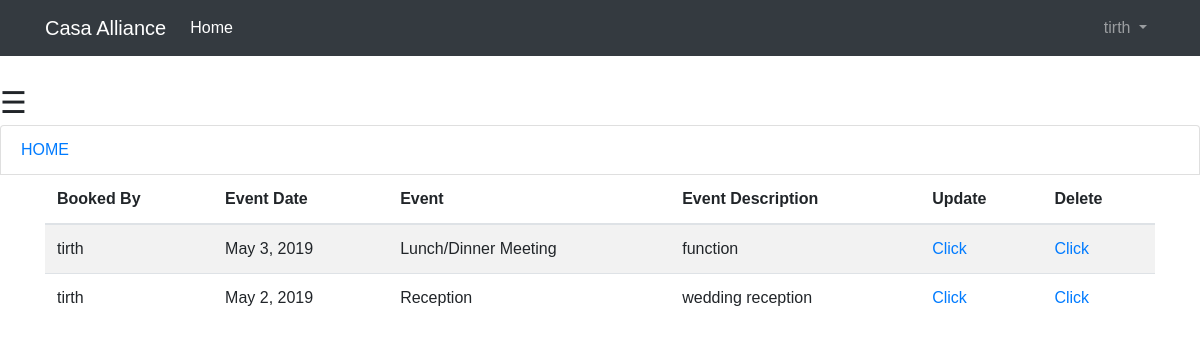
The app's page /basic_app/hall_manage/ (signed in) with its own data.
### basic_app/models.py (models this page shows, shortened)
class Hall(models.Model):
    booked_by = models.CharField(max_length=64)
    date = models.DateField(default='yyyy-mm-dd')
    event_type = models.CharField(choices=hall_event, max_length=20)
    event_description = models.TextField(max_length=100)
    registration_date = models.DateField(default=timezone.now())

### basic_app/views.py (the view)
# urls.py: url(r'^hall_manage/hall_booking_update/(?P<pk>\d+)/$', views.HallUpdateView.as_view(),
@login_required
def hall_manage(request):
    obj = models.Hall.objects.filter(Q(booked_by__exact=request.user.username))
    if obj:
        return render(request, 'basic_app/hall_booking_list.html', {'list': obj})
    else:
        return HttpResponse('No result found')

### templates/basic_app/hall_booking_list.html
{% extends 'basic_app/base.html' %}
{% block body_block %}
<li class="list-group-item"><a href="{% url 'basic_app:hall' %}">HOME</a></li>
<div class = "container">
    <table class="table table-striped">
        <thead>
            <tr>
              <th>Booked By</th>
              <th>Event Date</th>
              <th>Event</th>
              <th>Event Description</th>
                <th>Update</th>
                <th>Delete</th>
            </tr>
        </thead>
        <tbody>
            {% if list %}
            {% for k in list %}
              <tr>
                <td>{{ k.booked_by }}</td>
                <td>{{ k.date }}</td>
                <td>{{ k.event_type }}</td>
              <td>{{ k.event_description }}</td>
               <td><a href="{% url 'basic_app:hall_booking_update' pk=k.pk %}">Click</a></td>
                <td><a href="{% url 'basic_app:hall_booking_delete' pk=k.pk %}">Click</a></td>
              </tr>
            {% endfor %}
            {% endif %}
        </tbody>
    </table>
</div>
{% endblock %}

### templates/basic_app/base.html (shortened to what this page needs)
<!DOCTYPE html>
<html lang="en">
<head>
    <link rel="stylesheet" href="https://maxcdn.bootstrapcdn.com/bootstrap/4.0.0/css/bootstrap.min.css">
</head>
<body>
  <nav class="navbar navbar-expand-lg navbar-dark bg-dark mb-4">
    <div class="container">
      <a class="navbar-brand" href="{% url 'basic_app:casa_home' %}">Casa Alliance</a>
      <div class="collapse navbar-collapse" id="navbarSupportedContent">
        <ul class="navbar-nav mr-auto">
        <li class="nav-item active">
        {% if  request.user.is_authenticated and not request.user.username == 'watchman'%}
            <a class="nav-link" href="{% url 'basic_app:casa_home' %}">Home <span class="sr-only">(current)</span></a>
        {% endif %}
      </li>
        </ul>
        {% if user.is_authenticated %}
          <ul class="navbar-nav">
            <li class="nav-item dropdown">
              <a class="nav-link dropdown-toggle" href="#" id="navbarDropdown" role="button" data-toggle="dropdown" aria-haspopup="true" aria-expanded="false">
                {{ user.username }}
              </a>
            </li>
          </ul>
        {% else %}
          <form class="form-inline my-2 my-lg-0">
            <a href="{% url 'basic_app:user_login' %}" class="btn btn-outline-secondary">Log in</a>
            <a href="{% url 'basic_app:register' %}" class="btn btn-primary ml-2">Sign up</a>
          </form>
        {% endif %}
      </div>
    </div>
  </nav>
     {% if user.is_authenticated and not request.user.username == 'watchman' %}
        <span style="font-size:30px;cursor:pointer" onclick="openNav()">&#9776;</span>
     {% endif %}
<div>
    {% block body_block %}{% endblock %}
</div>
</body>
</html>

### templates/basic_app/base.html (style rules this page uses)
body { font-family: "proxima-nova-soft", "Proxima Nova Soft", Helvetica, Arial, sans-serif; }

### records on screen
Hall: booked_by "tirth", date "May 3, 2019", event_type "Lunch/Dinner Meeting", event_description "function"
Hall: booked_by "tirth", date "May 2, 2019", event_type "Reception", event_description "wedding reception"

### other values on screen
{{ user.username }} "tirth"
